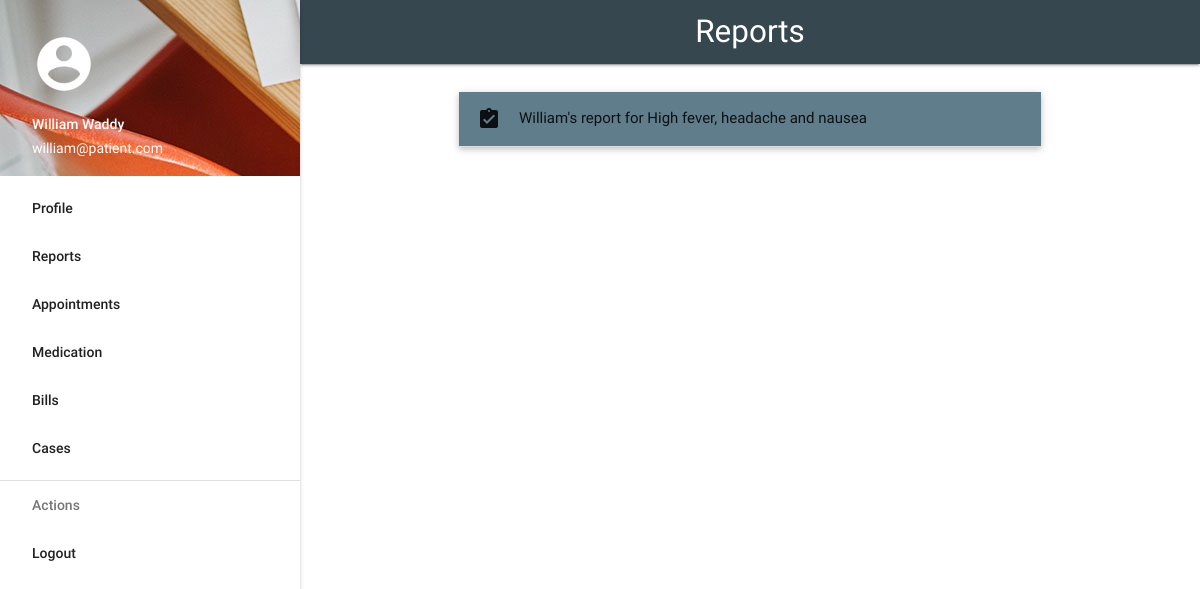
The app's page /reports/ (signed in) with its own data.
### reports/models.py (models this page shows, shortened)
class Report(models.Model):
	case = models.ForeignKey(case, on_delete=models.CASCADE, related_name='report_case')
	lab_attendant = models.ForeignKey(User, on_delete=models.CASCADE, related_name='report_lab_attendant')
	generated_date = models.DateField()
	description = models.CharField(max_length=200)

### case/models.py (models this page shows, shortened)
class case(models.Model):
	patient = models.ForeignKey(User, on_delete=models.CASCADE, related_name='case_patient')
	receptionist = models.ForeignKey(User, on_delete=models.CASCADE, related_name='case_receptionist')
	description = models.CharField(max_length=500, default=None)
	filed_date = models.DateField(default=timezone.now)
	closed_date = models.DateField(default=None, null=True, blank=True)

### reports/views.py (the view)
# urls.py: path('', view),
@login_required
def view(request):
    c = {}
    user = request.user
    if hasGroup(user, 'lab_attendant'):
        c['isLabAttendant'] = True
        c['reports'] = Report.objects.filter(lab_attendant=request.user)
    elif hasGroup(user, 'patient'):
        c['reports'] = [report for report in Report.objects.all() if report.case.patient==request.user]
    else:
        messages.add_message(request, messages.WARNING, 'Access Denied.')
        return HttpResponseRedirect('/home')
    return render(request, 'report/view.html', c)

### home/context_processors.py (called while the page is built, shortened)
def hasGroup(user, groupName):
    try:
        group = Group.objects.get(name=groupName)
        return True if group in user.groups.all() else False
    except:
        return False

def menu_processor(request):
    menu = {}
    user = request.user
    if hasGroup(user, 'doctor'):
        menu['Appointments'] = '/appointments'
        menu['Cases'] = '/case'
    elif hasGroup(user, 'patient'):
        menu['Reports'] = '/reports'
        menu['Appointments'] = '/appointments'
        menu['Medication'] = '/bill/medicines'
        menu['Bills'] = '/bill'
        menu['Cases'] = '/case'
    elif hasGroup(user, 'lab_attendant'):
        menu['Reports'] = '/reports'
        menu['Generate Report'] = '/reports/generate'
    elif hasGroup(user, 'inventory_manager'):
        menu['All Stock'] = '/inventory'
    elif hasGroup(user, 'hr_manager'):
        menu['Dashboard'] = '/dashboard'
    return {'menu': menu}

### reports/templates/report/view.html (shortened to what this page needs)
{% extends "home/base.html" %}
{% block heading %}Reports{% endblock %}
{% block body %}
<div class="container">
<ul class="collapsible popout" data-collapsible="accordion">
  {% for report in reports %}
  <li>
    <div class="collapsible-header blue-grey"><i class="material-icons">assignment_turned_in</i>{{report.case.patient.first_name}}'s report for {{report.case.description}}</div>
  {% endfor %}
{% endblock %}

### home/templates/home/base.html (shortened to what this page needs)
{% load static %}
<html>
	<head>
		<link rel="stylesheet" href="{% static "css/materialize.min.css" %}">
		<link rel="stylesheet" href="{% static "css/style.css" %}">
	</head>
	<body>
		<ul id="slide-out" class="side-nav fixed">
			<li><div class="user-view">
		      <div class="background">
						<img src="{% static "index.jpeg" %}">
		      </div>
					<a href="/profile"><img class="circle center" src="{% static 'account.png' %}"></a>
		      <a href="/profile"><span class="white-text name">{{request.user.first_name}} {{request.user.last_name}}</span></a>
		      <a href="/profile"><span class="white-text email">{{request.user.email}}</span></a>
		    	</div>
			</li>
			<li><a class="waves-effect waves-grey" href="/profile">Profile</a></li>
			{% for item,url in menu.items %}
				<li><a class="waves-effect waves-grey" href="{{url}}">{{item}}</a></li>
			{% endfor %}
			<li><div class="divider"></div></li>
			<li><a class="subheader">Actions</a></li>
			<li><a class="waves-effect" href="/logout">Logout</a></li>
		</ul>
		<main class="center-align">
					<nav>
			    	<div class="nav-wrapper blue-grey darken-3">
							<a href="#" class="brand-logo center">{% block heading %}Hospital Portal{% endblock %}</a>
						</div>
					</nav>
					<div id="body">
						{% block body %}{% endblock %}

### home/static/css/style.css (style rules this page uses)
header, main, footer { padding-left: 300px; }
body { display: flex; min-height: 100vh; flex-direction: column; }
main { flex: 1 0 auto; }
#body { padding-top: 20px; }

### records on screen
Report: case.patient.first_name "William", case.description "High fever, headache and nausea"

### other values on screen
{{ request.user.first_name }} "William"
{{ request.user.last_name }} "Waddy"
{{ request.user.email }} "william@patient.com"
{{ item }} "Reports" "Appointments" "Medication" "Bills" "Cases"
